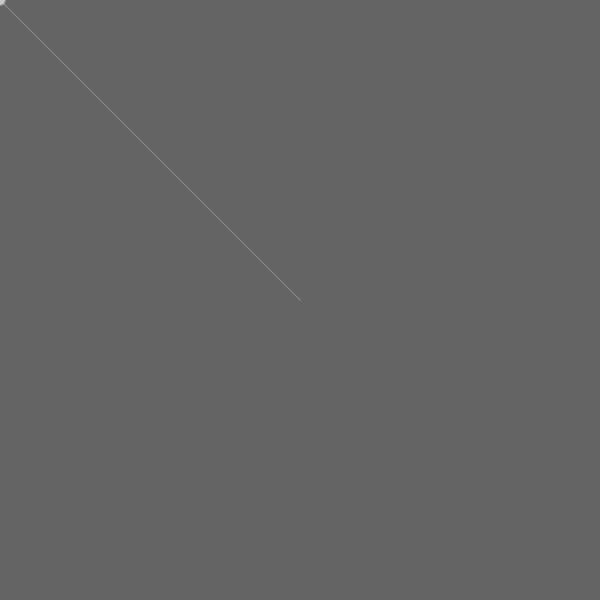
Frame 1 (no input)
Frame 60 (the mouse pressed at the canvas centre just before this capture): identical to frame 1, image omitted
Frame 120 (the mouse held since frame 60 and released just before this capture): blank canvas, image omitted

The Processing sketch that drew this single still picture (run headless with seeded random() and noise(); from frame 60 on, the mouse is pressed at the canvas centre):

// Processing sketch: Example_01_03
// ── Example_01_03.pde
PVector mouse;
PVector centre;

void setup() {
  pixelDensity(displayDensity());
  size(600, 600);
  centre = new PVector(width/2, height/2);
}

void draw() {
  background(100);
  mouse = new PVector(mouseX, mouseY);
  mouse.sub(centre);
  translate(width/2, height/2);
  stroke(200,100);
  line(0, 0, mouse.x, mouse.y);
  rectMode(CENTER);
  fill(200);
  ellipse(mouse.x, mouse.y, 10, 10);
}
